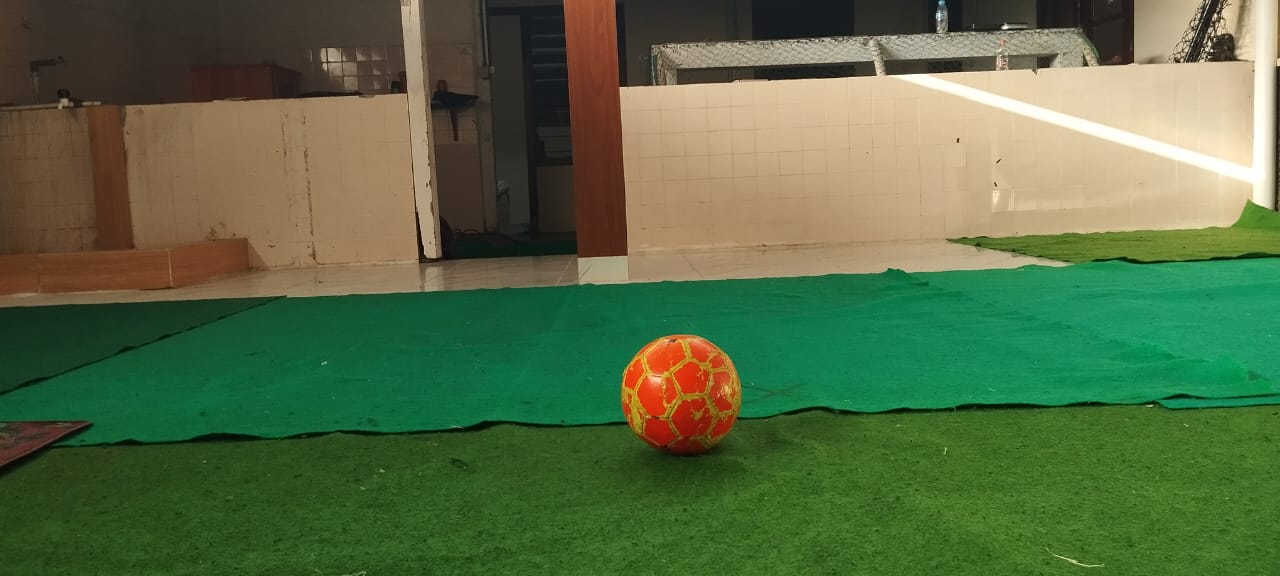
#> input picture deteksi bola/sample1.jpg, 1280 x 576 px, given in place of the camera
$ python ball_research.py
#> lines starting #> are read from the running program, lines starting #| are printed output that depends on the picture; after the words box and inside, x2 and y2 are one past the last pixel; in counts of white or black regions, pixels touching at a corner belong together
import cv2
import numpy as np

def ball(frame):
    hsv = cv2.cvtColor(frame, cv2.COLOR_BGR2HSV)

    lower_orange = np.array([1, 80, 20])
    upper_orange = np.array([25, 255, 255])

    mask_ball = cv2.inRange(hsv, lower_orange, upper_orange)

    kernel = np.ones((15, 15), np.uint8)
    mask_ball = cv2.morphologyEx(mask_ball, cv2.MORPH_CLOSE, kernel)

    return mask_ball

def field(frame):

    low_green = np.array([35, 100, 100])
    up_green = np.array([85, 255, 255])

    if frame is None:
        raise ValueError("Invalid frame")

    hsv = cv2.cvtColor(frame, cv2.COLOR_BGR2HSV)

    green_mask = cv2.inRange(hsv, low_green, up_green)

    kernel = cv2.getStructuringElement(cv2.MORPH_ELLIPSE, (3, 3))
    # mask1 = cv.erode(green_mask, kernel, iterations=1)
    # green_mask_cleaned = cv.dilate(mask1, kernel, iterations=6)
    green_mask_cleaned = cv2.morphologyEx(green_mask, cv2.MORPH_CLOSE, kernel, iterations= 3)

    contours, _ = cv2.findContours(green_mask_cleaned, cv2.RETR_EXTERNAL, cv2.CHAIN_APPROX_SIMPLE)
    largest_contour = max(contours, key=cv2.contourArea) if contours else None

    roi_mask = np.zeros(green_mask_cleaned.shape, dtype=np.uint8)
    if largest_contour is not None:
        cv2.drawContours(roi_mask, [cv2.convexHull(largest_contour)], -1, 255, thickness=-1)

    if largest_contour is None:
        return frame, green_mask_cleaned

    roi_image = cv2.bitwise_and(frame, frame, mask=roi_mask)

    return roi_image, green_mask_cleaned

def find_first_last_orange(line_data, line_start):
    first_orange = None
    last_orange = None

    for idx in range(line_data.shape[0]):
        if line_data[idx] == 255:
            first_orange = line_start + idx
            break

    for idx in range(line_data.shape[0] - 1, -1, -1):
        if line_data[idx] == 255:
            last_orange = line_start + idx
            break

    return first_orange, last_orange

def find_top_bottom_orange(column_data, col_start):
    top_orange = None
    bot_orange = None

    for idy in range(column_data.shape[0]):
        if column_data[idy] == 255:
            top_orange = col_start + idy
            break

    for idy in range(column_data.shape[0] - 1, -1, -1):
        if column_data[idy] == 255:
            bot_orange = col_start + idy
            break

    return top_orange, bot_orange

def detect(mask_ball, mask_field, frame):
    blurred_ball_mask = cv2.GaussianBlur(mask_ball, (9, 9), 2)

    circles = cv2.HoughCircles(
        blurred_ball_mask,
        cv2.HOUGH_GRADIENT,
        dp=1.2,
        minDist=50,
        param1=50,
        param2=30,
        minRadius=1,
        maxRadius=1000
    )

    if circles is not None:
        circles = np.uint16(np.around(circles))
        for i in circles[0, :]:
            x, y, r = i[0], i[1], i[2]
            stroke = int(1.1 * r)

            # Horizontal line processing
            line_y = y
            line_x_start = max(0, x - stroke)
            line_x_end = min(mask_ball.shape[1] - 1, x + stroke)
            orange_hline = mask_ball[line_y, line_x_start:line_x_end]
            first_orange, last_orange = find_first_last_orange(orange_hline, line_x_start)

            if first_orange is None or last_orange is None:
                continue

            total_x_pixel = last_orange - first_orange
            r_new = int(total_x_pixel / 2)
            x_new = first_orange + r_new

            # Vertical line processing
            line_x = x_new
            line_y_start = int(y) - int(stroke)
            line_y_end = int(y) + int(stroke)
            orange_vline = mask_ball[line_y_start:line_y_end, line_x]
            top_orange, bot_orange = find_top_bottom_orange(orange_vline, line_y_start)

            if top_orange is None or bot_orange is None:
                continue

            total_y_pixel = abs(top_orange - bot_orange)
            y_new = bot_orange - int(total_y_pixel / 2)

            if y_new != y:
                line_y = y_new
                orange_hline = mask_ball[line_y, line_x_start:line_x_end]
                first_orange, last_orange = find_first_last_orange(orange_hline, line_x_start)

                if first_orange is None or last_orange is None:
                    continue

                total_x_pixel = last_orange - first_orange
                r_new = int(total_x_pixel / 2)
                x_new = first_orange + r_new

            R = int(r_new * 1.5)  #jarak deteksi

            x1, y1 = max(x_new - R, 0), max(y_new - R, 0)
            x2, y2 = min(x_new + R, frame.shape[1]), min(y_new + R, frame.shape[0])
            #cv2.rectangle(frame, (x1, y1), (x2, y2), (0, 255, 0), 2)

            surrounding_field = mask_field[y1:y2, x1:x2]
            field_ratio = np.sum(surrounding_field == 255) / surrounding_field.size

            surrounding_ball = mask_ball[y1:y2, x1:x2]
            ball_ratio = np.sum(surrounding_ball == 255) / surrounding_ball.size

            if (field_ratio > 0.16 and ball_ratio < 0.47):
                cv2.line(frame, (x_new, y_new + r_new), (x_new, y_new - r_new), (0, 255, 0), 2)
                cv2.line(frame, (x_new - r_new, y_new), (x_new + r_new, y_new), (0, 255, 0), 2)
                cv2.circle(frame, (x_new, y_new), r_new, (0, 255, 0), 2)
            else:
                continue

            actual_diameter= 0.13 #meter
            focal_length= 714.1
            detected_diameter= total_x_pixel
            if detected_diameter==0:
                distance=0
            else:
                distance= (actual_diameter*focal_length)/detected_diameter
            text2 = f"Distance: {distance:.2f} meter"
            cv2.putText(frame, text2, (x_new - r_new, y_new + r_new + 40), cv2.FONT_HERSHEY_SIMPLEX, 0.6, (255, 255, 255), 2)

            #print("distance= %.3f cm" %(distance*100))
            cv2.line(frame, (center_x, center_y), (x_new, y_new), (255, 255, 255), 2)

            break

    return frame

#cap = cv2.VideoCapture('sample3.mp4')
cap = cv2.VideoCapture(0)

if not cap.isOpened():
    print("Error: No Video Opened")
    exit()
# [6 lines of commented-out code are left out]

while True:
    ret, frame = cap.read()
#> frame is the input picture: shape (576, 1280, 3); mean B, G, R 68, 106.9, 86.6
    if not ret:
        break


    height, width = frame.shape[:2]

    center_x = width // 2
    center_y = height // 2

    y_start = 0
    y_end = height
    x_start = 0
    x_end = width

    cv2.line(frame, (center_x, y_start), (center_x, y_end), (255, 255, 255), 1)
    cv2.line(frame, (x_start, center_y), (x_end, center_y), (255, 255, 255), 1)

    seg_field, mask_field = field(frame)
#> in field, `green_mask = cv2.inRange(hsv, low_green, up_green)`:
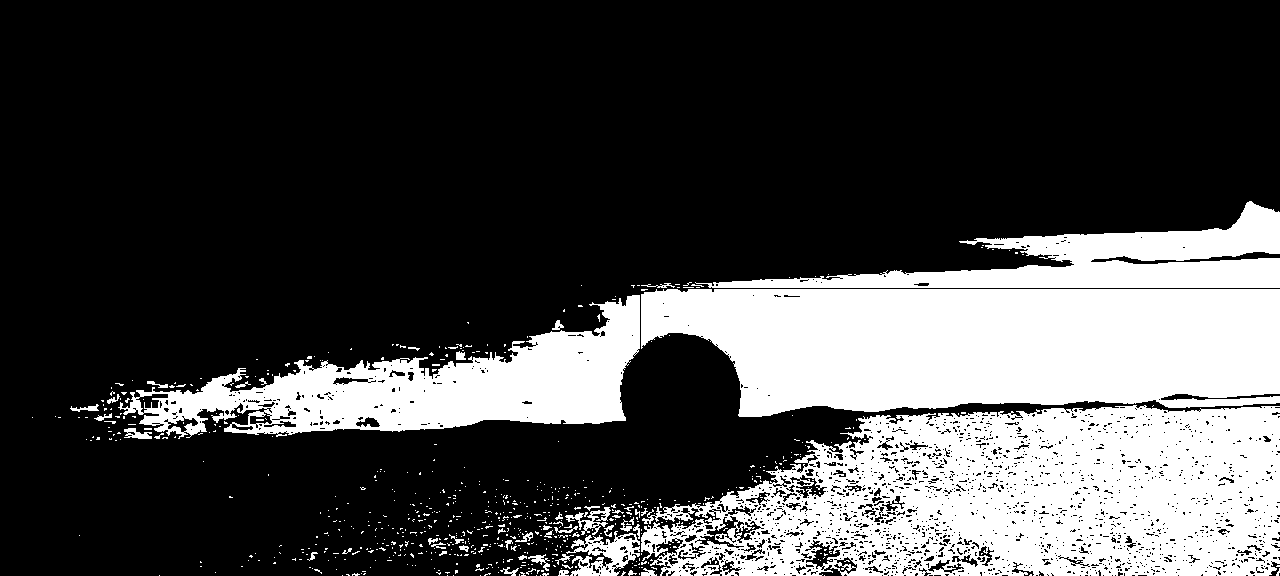
#> green_mask: shape (576, 1280); 27.3% white; 703 white regions (655 under 20 px), largest, box (x1, y1, x2, y2) and area: (641, 405, 1280, 576) 77461, (641, 289, 1280, 417) 68362, (118, 295, 640, 439) 30212
#> in field, `green_mask_cleaned = cv2.morphologyEx(green_mask, cv2.MORPH_CLOSE, ker..`:
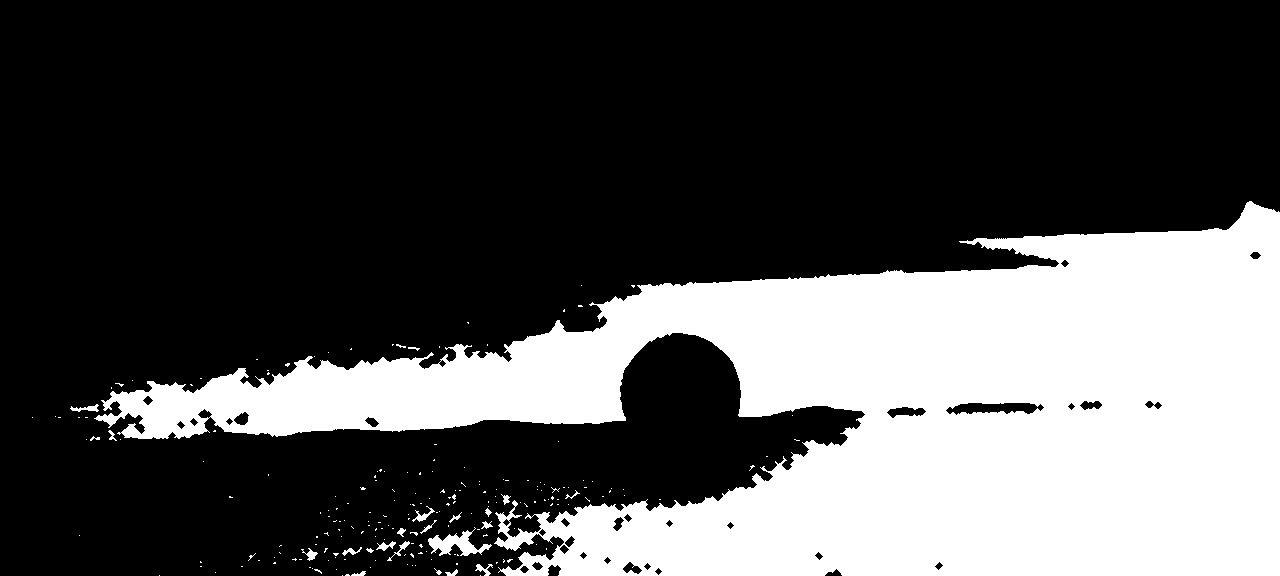
#> green_mask_cleaned: shape (576, 1280); 30.7% white; 209 white regions (186 under 20 px)
#> in field, `contours, _ = cv2.findContours(green_mask_cleaned, cv2.RETR_EXTERNAL, ..`: contours = 209 contours, 191 with area under 20; largest, box (x1, y1, x2, y2) and area: (94, 201, 1280, 576) 223920, (428, 527, 492, 556) 652, (70, 404, 99, 412) 78, (412, 506, 435, 522) 74, (376, 541, 396, 551) 64
#> in field, `largest_contour = max(contours, key=cv2.contourArea) if contours else ..`: largest_contour = contour of 1442 points, box (x1, y1, x2, y2) (94, 201, 1280, 576), area 223920
#> in field, `cv2.drawContours(roi_mask, [cv2.convexHull(largest_contour)], -1, 255,..`:
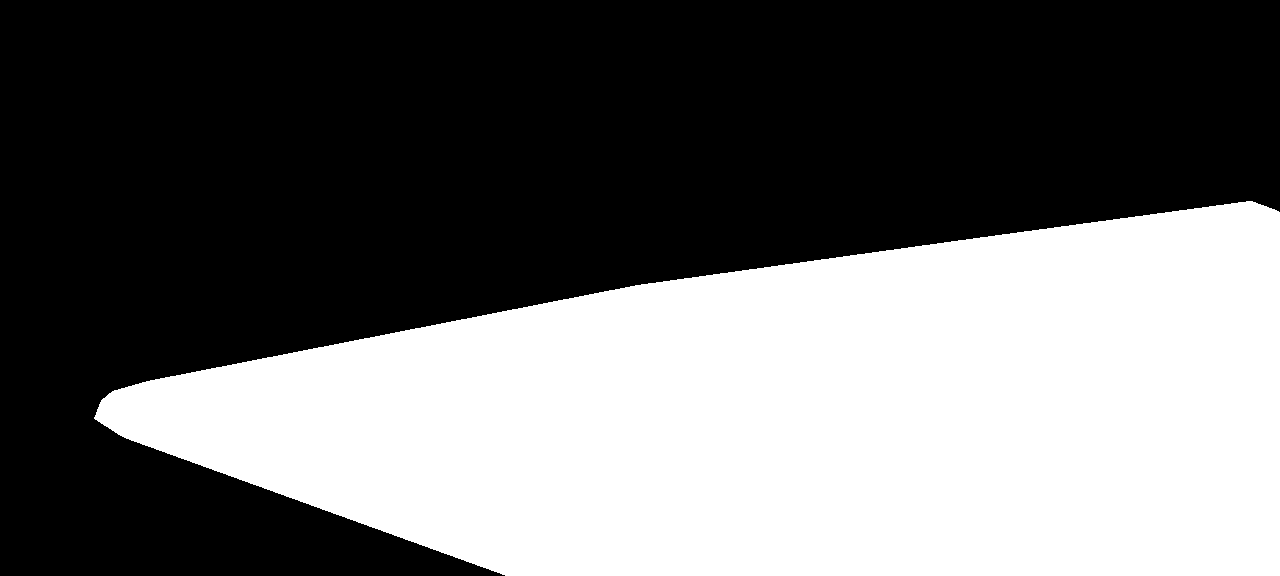
#> roi_mask: shape (576, 1280); 42.5% white; 1 white region, box (x1, y1, x2, y2) and area: (94, 201, 1280, 576) 313333
#> in field, `roi_image = cv2.bitwise_and(frame, frame, mask=roi_mask)`:
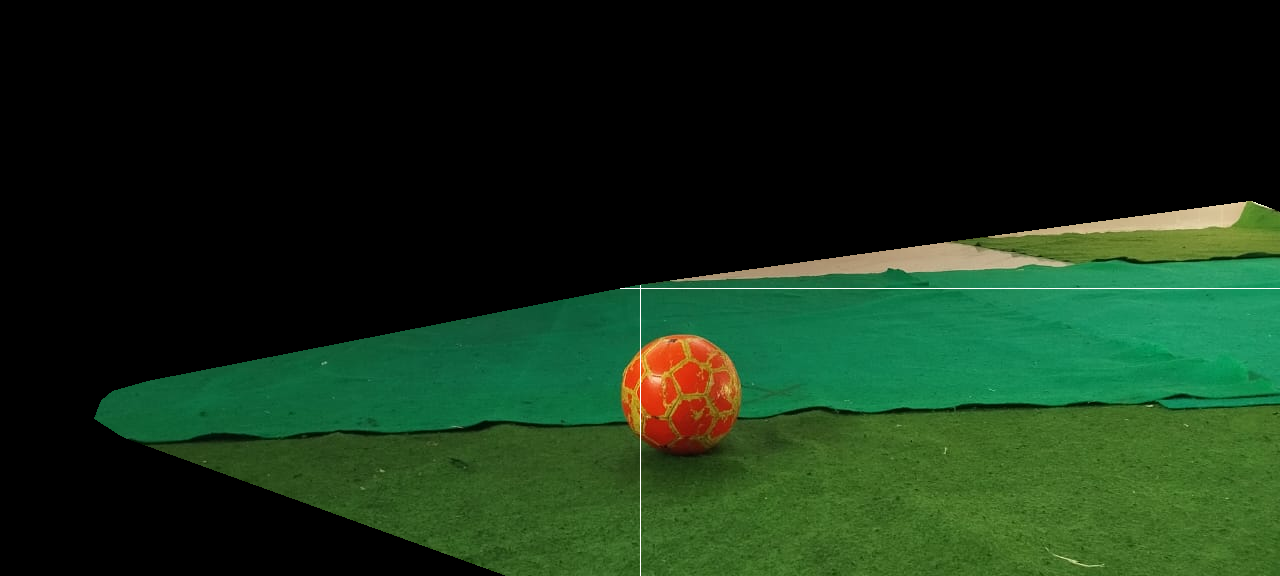
#> roi_image: shape (576, 1280, 3); mean B, G, R 23.3, 46.9, 22
    mask_ball = ball(seg_field)
#> in ball, `mask_ball = cv2.morphologyEx(mask_ball, cv2.MORPH_CLOSE, kernel)`:
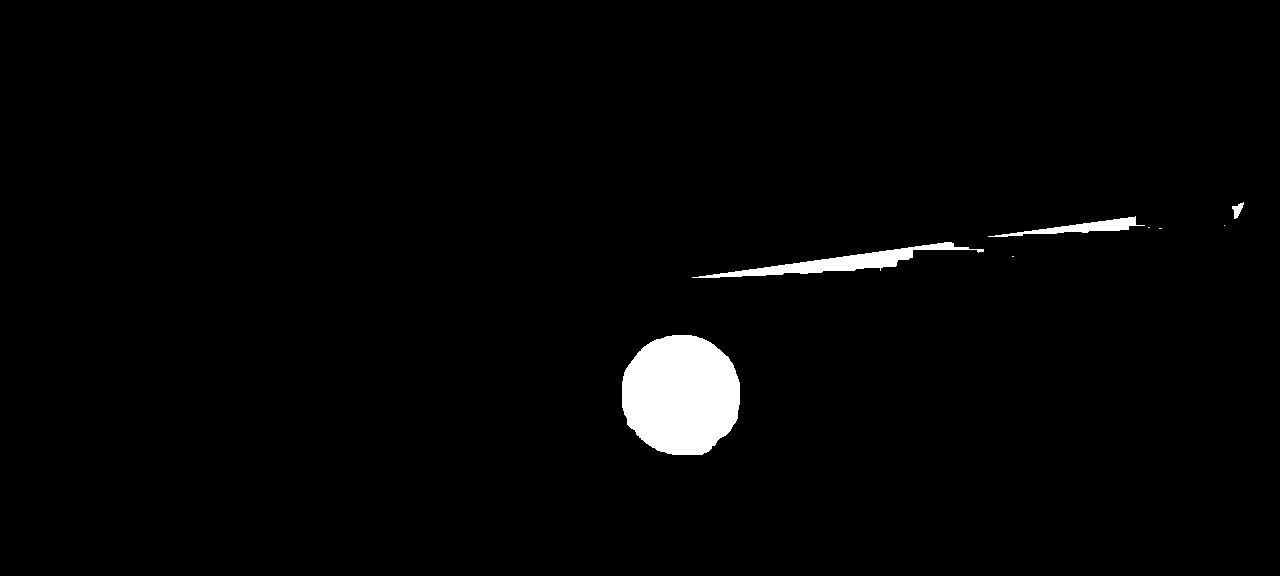
#> mask_ball: shape (576, 1280); 2% white; 8 white regions (4 under 20 px), largest, box (x1, y1, x2, y2) and area: (622, 335, 740, 455) 11379, (692, 242, 984, 278) 2575, (988, 216, 1145, 237) 987, (1232, 202, 1244, 219) 103
    #mask_ball = ball(frame)
    #final_frame = detect(mask_ball, frame, frame)
    final_frame = detect(mask_ball, mask_field, frame)
#> in detect, `circles = cv2.HoughCircles( blurred_ball_mask, cv2.HOUGH_GRADIENT, dp=..`: circles = [[679.8, 394.2, 59.56]]
#> in detect, `circles = np.uint16(np.around(circles))`: circles = [[680, 394, 60]]
#> the loop in detect, `for i in circles[0, :]:` made 1 pass
#> (x, y, r, stroke, line_x_start, line_x_end) on pass 1: (680, 394, 60, 66, 614, 746)
#> pass 1, in detect, `surrounding_field = mask_field[y1:y2, x1:x2]`:
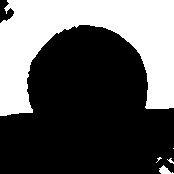
#> surrounding_field: shape (174, 174); 35.1% white; 5 white regions (3 under 20 px), largest, box (x1, y1, x2, y2) and area: (0, 0, 174, 116) 10532, (159, 165, 174, 174) 72
#> pass 1, in detect, `surrounding_ball = mask_ball[y1:y2, x1:x2]`:
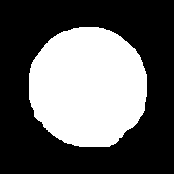
#> surrounding_ball: shape (174, 174); 37.6% white; 1 white region, box (x1, y1, x2, y2) and area: (29, 27, 147, 147) 11379

    cv2.imshow('mask field', mask_field)
    #cv2.imshow('mask ball', mask_ball)

    if final_frame is not None:
        #out.write(final_frame)
        cv2.imshow('ball detect', final_frame)

    if cv2.waitKey(1) & 0xFF == ord('q'):
#> (key q is pressed here)
        break

#out.release()
cv2.destroyAllWindows()

$ run again, on deteksi bola/sample2.jpg
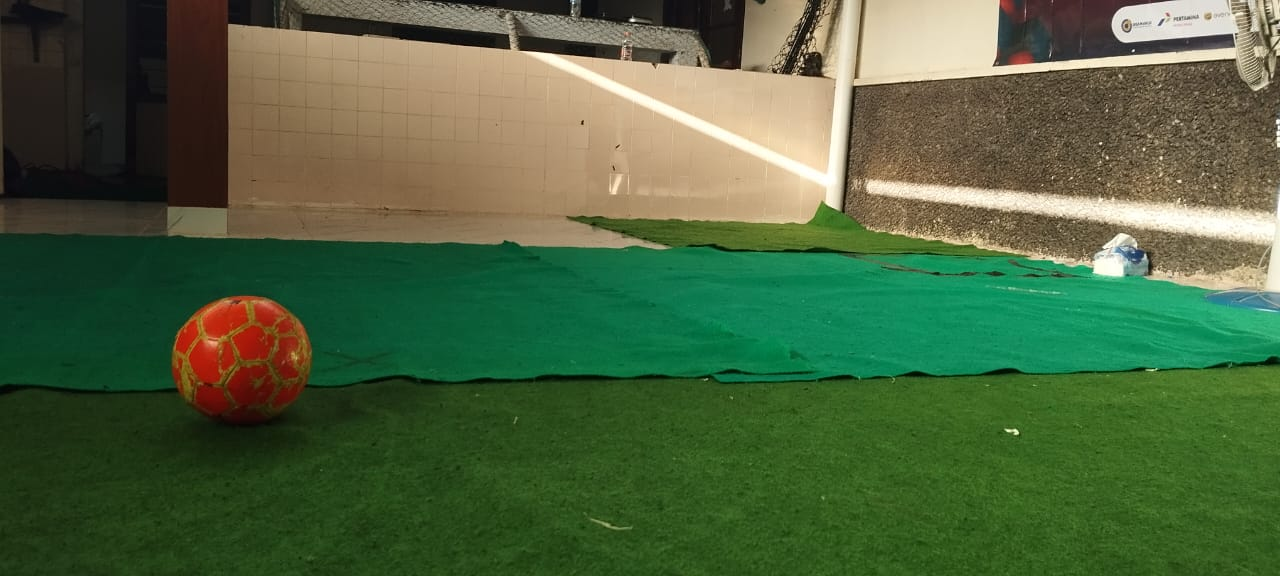
#> input picture deteksi bola/sample2.jpg, 1280 x 576 px, given in place of the camera
#> frame is the input picture: shape (576, 1280, 3); mean B, G, R 62.4, 99.4, 77.3
#> in field, `green_mask = cv2.inRange(hsv, low_green, up_green)`:
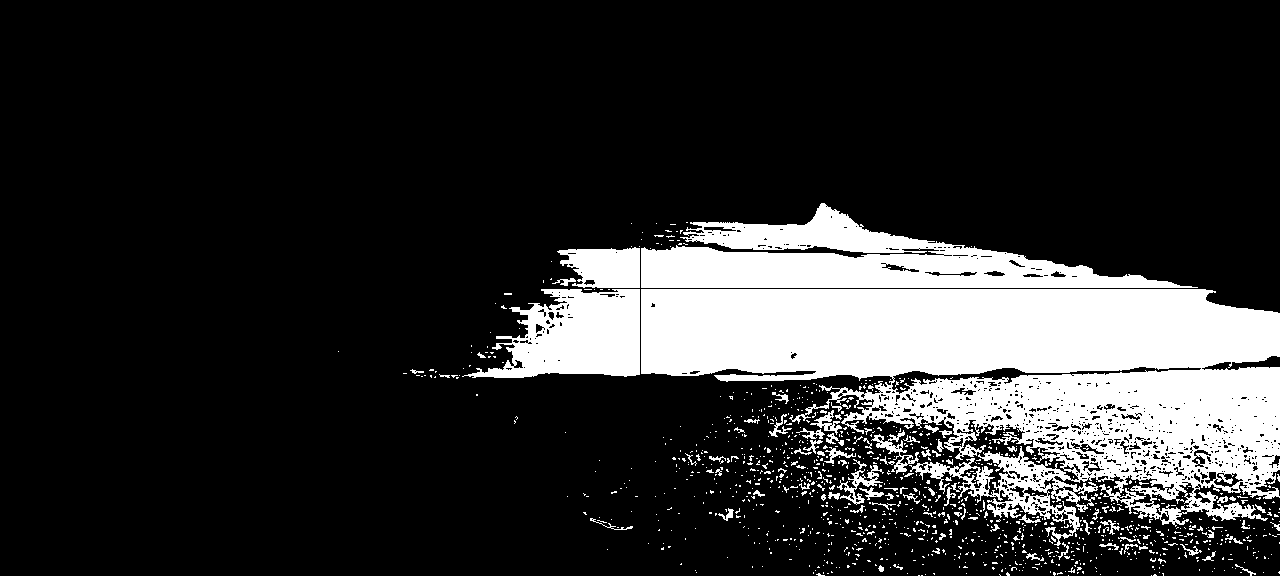
#> green_mask: shape (576, 1280); 18.2% white; 1136 white regions (1046 under 20 px), largest, box (x1, y1, x2, y2) and area: (641, 289, 1280, 546) 90586, (641, 203, 1198, 288) 21804, (462, 289, 640, 378) 9979
#> green_mask_cleaned: shape (576, 1280); 21.9% white; 290 white regions (254 under 20 px)
#> contours = 282 contours, 255 with area under 20; largest, box (x1, y1, x2, y2) and area: (462, 203, 1280, 576) 164079, (682, 450, 739, 476) 322, (999, 549, 1047, 576) 316, (851, 525, 889, 549) 206, (742, 475, 765, 502) 184
#> largest_contour = contour of 1315 points, box (x1, y1, x2, y2) (462, 203, 1280, 576), area 164079
#> roi_mask: shape (576, 1280); 28% white; 1 white region, box (x1, y1, x2, y2) and area: (462, 203, 1280, 576) 206462
#> in ball, `mask_ball = cv2.morphologyEx(mask_ball, cv2.MORPH_CLOSE, kernel)`:
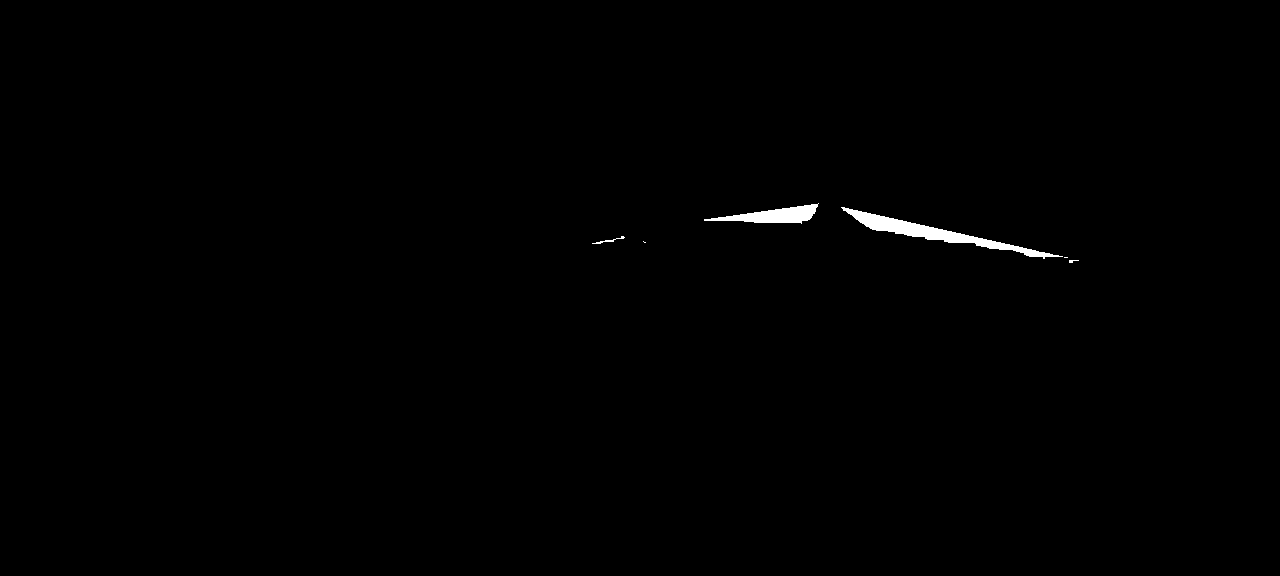
#> mask_ball: shape (576, 1280); 0.45% white; 6 white regions (3 under 20 px), largest, box (x1, y1, x2, y2) and area: (841, 207, 1063, 259) 2093, (704, 203, 819, 224) 1127, (592, 236, 625, 244) 57
#> circles = None
